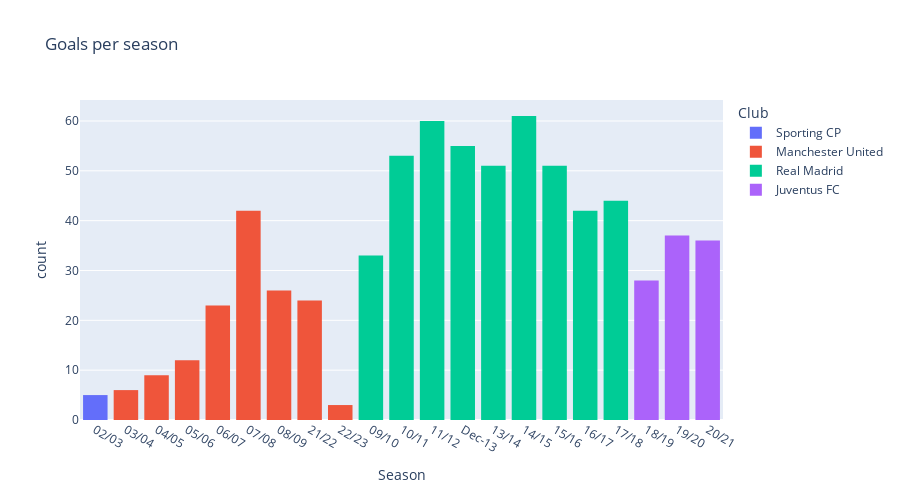

Notebook code cell kept with this figure:
### Markdown cell above
## 4.2. Goals per season

### Code cell
px.histogram(
    df,
    x='Season',
    title="Goals per season",
    log_x=False,
    log_y=False,
    #symbol='title',
    #markers=True,
    #width=800, 
    height=500,
    color='Club',
    hover_name='Club',
    hover_data=['Competition','Season','Club'])

### Figure 1 — Plotly figure (JSON) as saved in the notebook; plotly's stock layout.template omitted (floating-point values rounded to 4 significant figures; data arrays with more than 128 entries replaced by an {"elided": "..."} marker saying what was removed)
{"data": [{"alignmentgroup": "True", "bingroup": "x", "hovertemplate": "Club=Sporting CP<br>Season=%{x}<br>count=%{y}<extra></extra>", "legendgroup": "Sporting CP", "marker": {"color": "#636efa", "pattern": {"shape": ""}}, "name": "Sporting CP", "offsetgroup": "Sporting CP", "orientation": "v", "showlegend": true, "type": "histogram", "x": ["02/03", "02/03", "02/03", "02/03", "02/03"], "xaxis": "x", "yaxis": "y"}, {"alignmentgroup": "True", "bingroup": "x", "hovertemplate": "Club=Manchester United<br>Season=%{x}<br>count=%{y}<extra></extra>", "legendgroup": "Manchester United", "marker": {"color": "#EF553B", "pattern": {"shape": ""}}, "name": "Manchester United", "offsetgroup": "Manchester United", "orientation": "v", "showlegend": true, "type": "histogram", "x": {"elided": "145 str values"}, "xaxis": "x", "yaxis": "y"}, {"alignmentgroup": "True", "bingroup": "x", "hovertemplate": "Club=Real Madrid<br>Season=%{x}<br>count=%{y}<extra></extra>", "legendgroup": "Real Madrid", "marker": {"color": "#00cc96", "pattern": {"shape": ""}}, "name": "Real Madrid", "offsetgroup": "Real Madrid", "orientation": "v", "showlegend": true, "type": "histogram", "x": {"elided": "450 str values"}, "xaxis": "x", "yaxis": "y"}, {"alignmentgroup": "True", "bingroup": "x", "hovertemplate": "Club=Juventus FC<br>Season=%{x}<br>count=%{y}<extra></extra>", "legendgroup": "Juventus FC", "marker": {"color": "#ab63fa", "pattern": {"shape": ""}}, "name": "Juventus FC", "offsetgroup": "Juventus FC", "orientation": "v", "showlegend": true, "type": "histogram", "x": ["18/19", "18/19", "18/19", "18/19", "18/19", "18/19", "18/19", "18/19", "18/19", "18/19", "18/19", "18/19", "18/19", "18/19", "18/19", "18/19", "18/19", "18/19", "18/19", "18/19", "18/19", "18/19", "18/19", "18/19", "18/19", "18/19", "18/19", "18/19", "19/20", "19/20", "19/20", "19/20", "19/20", "19/20", "19/20", "19/20", "19/20", "19/20", "19/20", "19/20", "19/20", "19/20", "19/20", "19/20", "19/20", "19/20", "19/20", "19/20", "19/20", "19/20", "19/20", "19/20", "19/20", "19/20", "19/20", "19/20", "19/20", "19/20", "19/20", "19/20", "19/20", "19/20", "19/20", "19/20", "19/20", "20/21", "20/21", "20/21", "20/21", "20/21", "20/21", "20/21", "20/21", "20/21", "20/21", "20/21", "20/21", "20/21", "20/21", "20/21", "20/21", "20/21", "20/21", "20/21", "20/21", "20/21", "20/21", "20/21", "20/21", "20/21", "20/21", "20/21", "20/21", "20/21", "20/21", "20/21", "20/21", "20/21", "20/21", "20/21", "20/21"], "xaxis": "x", "yaxis": "y"}], "layout": {"barmode": "relative", "height": 500, "legend": {"title": {"text": "Club"}, "tracegroupgap": 0}, "title": {"text": "Goals per season"}, "xaxis": {"anchor": "y", "domain": [0, 1], "title": {"text": "Season"}}, "yaxis": {"anchor": "x", "domain": [0, 1], "title": {"text": "count"}}}}
